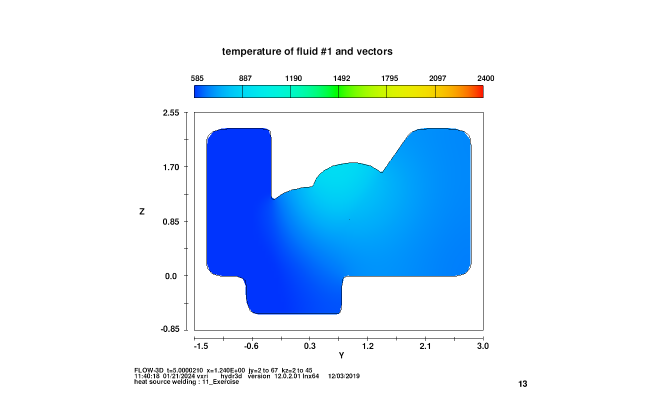
#> input picture 6层9道直焊仿真截面图/raw_images/p4-1.bmp, 1319 x 791 px, found by its file name (shown at 1/2 size)
$ jupyter execute --allow-errors p4-1_fitting.ipynb
#> lines starting #> are read from the running program, lines starting #| are printed output that depends on the picture; long printed decimals are rounded
[cell 1]
# 拟合并且保存图片
import csv
import cv2
import numpy as np
import matplotlib.pyplot as plt
from scipy.optimize import curve_fit
from matplotlib.patches import Circle
import os
# from scipy.optimize import curve_fit

def circle(x, cx, cy, r):
    return np.sqrt(r**2 - (x - cx)**2) + cy

# 读取黑白图片
filename = 'p4-1.bmp'
folder_path = './resized_images/'
# os.path.join(output_path, 'fitted_'+filename)
image = cv2.imread(os.path.join(folder_path, filename), cv2.IMREAD_GRAYSCALE)
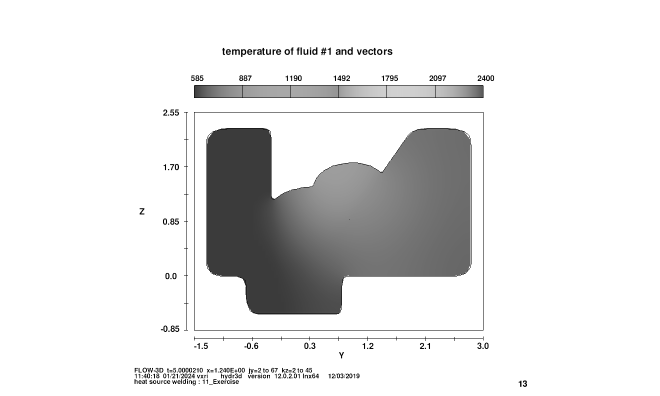
#> image: shape (791, 1319) (shown at 1/2 size); min 0, max 255, mean 228.6
# image = cv2.imread('./cropped/cropped_p2-1_0015.bmp', cv2.IMREAD_GRAYSCALE)
width, length = image.shape
#> width = 791; length = 1319
print(length)
#| 1319

# 定义特定区域的边界框 [start_row:end_row, start_col:end_col]

start_row, end_row = 50, 250  # 请根据实际情况调整
start_col, end_col = 180, 320

scale_factor = 820/528

start_row = int(start_row * scale_factor)
end_row = int(end_row * scale_factor)
start_col = int(start_col * scale_factor)
end_col = int(end_col * scale_factor)

# 裁剪图像
cropped_image = image[start_row:end_row, start_col:end_col]
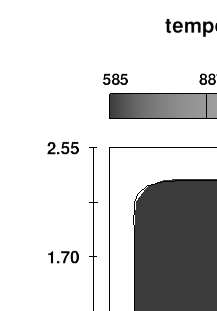
#> cropped_image: shape (311, 217); min 0, max 255, mean 213

# 获取裁剪后图像的形状
rows, cols = cropped_image.shape
#> rows = 311; cols = 217

# 存储每列的第一个黑色点的坐标
first_black_pixels = []

# 遍历每一列
for col in range(cols):
    # 找到当前列中第一个黑色点的行坐标
    black_pixel_row = np.argmax(cropped_image[:, col] == 0)

    # 如果找到了黑色点，则记录坐标
    if black_pixel_row > 0:  # 0 表示未找到黑色点
        # 转换坐标为完整图像坐标
        full_image_row =width - (start_row + black_pixel_row)
        first_black_pixels.append((start_col + col, full_image_row))
#> this loop made 217 passes
#> (black_pixel_row, full_image_row) on passes 52, 55, 65, 66, 68, 78, 90, 91, 92, 93, 94, 95: (255, 459), (145, 569), (259, 455), (252, 462), (254, 460), (254, 460), (147, 567), (147, 567), (147, 567), (147, 567), (147, 567), (147, 567)
#> black_pixel_row on passes 1 to 6: 0, 0, 0, 0, 0, 0
#> after the loop, first_black_pixels = 126 pairs, first value 330 to 495, second value 455 to 695

# 将坐标转换为 NumPy 数组
first_black_pixels = np.array(first_black_pixels)
# print(first_black_pixels)

# 进行圆形拟合
p0 = [np.mean(first_black_pixels[:, 0]), np.mean(first_black_pixels[:, 1]), 150.0]  # 初始猜测值
#> p0 = [430.4, 616.4, 150]
# p0 = [150, 100, 100.0]  # 初始猜测值
params, covariance = curve_fit(circle, first_black_pixels[:, 0], first_black_pixels[:, 1], p0=p0)
#> params = [454.1, 588.3, 124.1]; covariance = [[inf, inf, inf], [inf, inf, inf], [inf, inf, inf]]
fit_errors = np.sqrt(np.diag(covariance))
#> fit_errors = [inf, inf, inf]

# 提取拟合结果
cx, cy, r = params
#> cx = 454.1; cy = 588.3; r = 124.1

# 生成拟合曲线的 x 值范围
fit_x = np.linspace(min(first_black_pixels[:, 0]), max(first_black_pixels[:, 0]), 100)
#> fit_x = 100 values from 330 to 495

# 计算拟合曲线的 y 值
fit_y = circle(fit_x, cx, cy, r)
#> fit_y = 100 values, max 712.4 at index 74, min 588.3 at index 0, mean 691.3

# 显示图像
output_path = './fitted/'

output_filename = os.path.join(output_path, 'fitted_'+filename.replace('bmp','jpg'))

plt.imshow(image, cmap='gray')

# 在坐标轴上画出每列的第一个黑色点的位置
plt.scatter(first_black_pixels[:, 0], width-first_black_pixels[:, 1], color='red', s=5)
# 画出拟合圆
# plt.plot(fit_x, fit_y, color='blue')
circle_patch = Circle((cx, width-cy), r, color='green', fill=False)
plt.gca().add_patch(circle_patch)


scale_factor = 41 / length  # 将369像素映射到29mm
#> scale_factor = 0.0311

# 标记圆心位置
plt.scatter(cx, width-cy, color='green', marker='.')

p1= [9.2, 13.8]
p1_scaled=[0,0]
p1_scaled[0] = (-p1[0]+28)/scale_factor
p1_scaled[1] = width - (p1[1]+6)/scale_factor
print( "焊接位置/mm：", p1[0], p1[1])

print(p1_scaled)
#| [604.810, 154.020]
plt.scatter(p1_scaled[0], p1_scaled[1], color='red', marker='.')

# # 显示图像、黑色像素位置和拟合圆
# plt.axis('equal')
# plt.show()
plt.savefig(output_filename)
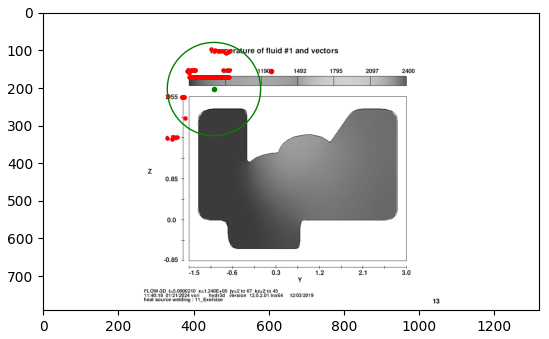
#> figure drawn by matplotlib, 1 panel
print("圆半径",r,"pix")
#| 圆半径 124.102 pix


scaled_first_black_pixels = first_black_pixels * scale_factor
#> scaled_first_black_pixels = 126 pairs, first value 10.26 to 15.39, second value 14.14 to 21.6
# p0_scaled = [175 * scale_factor, 60 * scale_factor, 150.0 * scale_factor]  # 初始猜测值
p0_scaled = [p * scale_factor for p in p0]
#> p0_scaled = [13.38, 19.16, 4.66]
params_scaled, covariance_scaled = curve_fit(circle, scaled_first_black_pixels[:, 0], scaled_first_black_pixels[:, 1], p0=p0_scaled)
#> params_scaled = [14.12, 18.29, 3.86]; covariance_scaled has the same summary as covariance

# 计算标准偏差作为拟合误差的估计
fit_errors_scaled = np.sqrt(np.diag(covariance_scaled))
#> fit_errors_scaled = [inf, inf, inf]

print(f"Circle center (cx/pix, cy/pix): ({cx:.3f} ± {fit_errors[0]:.3f}, {580 - cy:.3f} ± {fit_errors[1]:.3f})")
#| Circle center (cx/pix, cy/pix): (454.102 ± inf, -8.309 ± inf)
print(f"Circle radius (r/pix): {r:.3f} ± {fit_errors[2]:.3f}")
#| Circle radius (r/pix): 124.102 ± inf

print(f"Circle center (cx_scaled/mm, cy_scaled/mm): ({28-cx*scale_factor:.3f} ± {fit_errors_scaled[0]:.3f}, {cy*scale_factor-6:.3f} ± {fit_errors_scaled[1]:.3f})")
#| Circle center (cx_scaled/mm, cy_scaled/mm): (13.885 ± inf, 12.287 ± inf)
print(f"Circle radius (r_scaled/mm): {r*scale_factor:.3f} ± {fit_errors_scaled[2]:.3f}")
#| Circle radius (r_scaled/mm): 3.858 ± inf

print(f"relative error: {100 * fit_errors_scaled[0]/(28-cx*scale_factor):.3f}, {100 * fit_errors_scaled[1]/(cy*scale_factor-6):.3f}, {100 * fit_errors_scaled[2]/(r*scale_factor):.3f}")
#| relative error: inf, inf, inf


# cv2.imwrite(output_filename, image)

[cell 2]
import cv2
import numpy as np
import matplotlib.pyplot as plt
from scipy.optimize import curve_fit
from matplotlib.patches import Circle
# from scipy.optimize import curve_fit

def circle(x, cx, cy, r):
    return np.sqrt(r**2 - (x - cx)**2) + cy

# 读取黑白图片
image = cv2.imread('./ppt_2/p4-1.bmp', cv2.IMREAD_GRAYSCALE)
width, length = image.shape
print(width)
#| 791

# 定义特定区域的边界框 [start_row:end_row, start_col:end_col]

start_row, end_row = 50, 250  # 请根据实际情况调整
start_col, end_col = 180, 320
# imgcrop = image.crop((start_row, start_col, end_row, end_col))
# plt.imshow(imgcrop)

# 裁剪图像
cropped_image = image[start_row:end_row, start_col:end_col]
#> cropped_image: shape (200, 140); every value is 255
plt.imshow(cropped_image)

[cell 3]
# 拟合并且保存图片
import csv
import cv2
import numpy as np
import matplotlib.pyplot as plt
from scipy.optimize import curve_fit
from matplotlib.patches import Circle
import os
# from scipy.optimize import curve_fit

def circle(x, cx, cy, r):
    return np.sqrt(r**2 - (x - cx)**2) + cy

# 读取黑白图片
filename = 'p4-1.bmp'
folder_path = './resized_images/'
# os.path.join(output_path, 'fitted_'+filename)
image = cv2.imread(os.path.join(folder_path, filename), cv2.IMREAD_GRAYSCALE)
# image = cv2.imread('./cropped/cropped_p2-1_0015.bmp', cv2.IMREAD_GRAYSCALE)
width, length = image.shape
print(length)
#| 1319

# 定义特定区域的边界框 [start_row:end_row, start_col:end_col]
start_row, end_row = 50, 250  # 请根据实际情况调整
start_col, end_col = 180, 320

scale_factor = 820/528

start_row = int(start_row * scale_factor)
end_row = int(end_row * scale_factor)
start_col = int(start_col * scale_factor)
end_col = int(end_col * scale_factor)

# 裁剪图像
cropped_image = image[start_row:end_row, start_col:end_col]

# 获取裁剪后图像的形状
rows, cols = cropped_image.shape

# 存储每列的第一个黑色点的坐标
first_black_pixels = []

# 遍历每一列
for col in range(cols):
    # 找到当前列中第一个黑色点的行坐标
    black_pixel_row = np.argmax(cropped_image[:, col] == 0)

    # 如果找到了黑色点，则记录坐标
    if black_pixel_row > 0:  # 0 表示未找到黑色点
        # 转换坐标为完整图像坐标
        full_image_row =width - (start_row + black_pixel_row)
        first_black_pixels.append((start_col + col, full_image_row))

# 将坐标转换为 NumPy 数组
first_black_pixels = np.array(first_black_pixels)
# print(first_black_pixels)

# 进行圆形拟合
p0 = [np.mean(first_black_pixels[:, 0]), np.mean(first_black_pixels[:, 1])-200, 200.0]  # 初始猜测值
#> p0 = [430.4, 416.4, 200]
# p0 = [150, 100, 100.0]  # 初始猜测值
params, covariance = curve_fit(circle, first_black_pixels[:, 0], first_black_pixels[:, 1], p0=p0)
#> params = [516.4, 458.9, 186.4]
fit_errors = np.sqrt(np.diag(covariance))

# 提取拟合结果
cx, cy, r = params
#> cx = 516.4; cy = 458.9; r = 186.4

# 生成拟合曲线的 x 值范围
fit_x = np.linspace(min(first_black_pixels[:, 0]), max(first_black_pixels[:, 0]), 100)

# 计算拟合曲线的 y 值
fit_y = circle(fit_x, cx, cy, r)
#> fit_y = 100 values from 458.9 to 644

# 显示图像
output_path = './fitted/'

output_filename = os.path.join(output_path, 'fitted_'+filename.replace('bmp','jpg'))

plt.imshow(image, cmap='gray')

# 在坐标轴上画出每列的第一个黑色点的位置
plt.scatter(first_black_pixels[:, 0], width-first_black_pixels[:, 1], color='red', s=20)
# 画出拟合圆
# plt.plot(fit_x, fit_y, color='red')
# circle_patch = Circle((cx, width-cy), r, color='green', fill=False)
circle_patch = Circle((cx, width-cy), r, color='green', fill=False, linewidth=3)
plt.gca().add_patch(circle_patch)


scale_factor = 41 / length  # 将369像素映射到29mm

# 标记圆心位置
plt.scatter(cx, width-cy, color='green', marker='.', s=150)

p1= [9.2, 13.8]
p1_scaled=[0,0]
p1_scaled[0] = (-p1[0]+28)/scale_factor
p1_scaled[1] = width - (p1[1]+6)/scale_factor
print( "焊接位置/mm：", p1[0], p1[1])

print(p1_scaled)
#| [604.810, 154.020]
# plt.scatter(p1_scaled[0], p1_scaled[1], color='red', marker='.', s=100)
# plt.scatter(p1_scaled[0], p1_scaled[1], color='red', marker='o', s=100, edgecolors='black', linewidth=1.5)
circle_patch = Circle((p1_scaled[0], p1_scaled[1]), radius=15, color='red', fill=False)
plt.gca().add_patch(circle_patch)
plt.scatter(p1_scaled[0], p1_scaled[1], color='red', marker='x', s=75)
# plt.axis('off')
# # 显示图像、黑色像素位置和拟合圆
# plt.axis('equal')
# plt.show()
plt.savefig(output_filename)
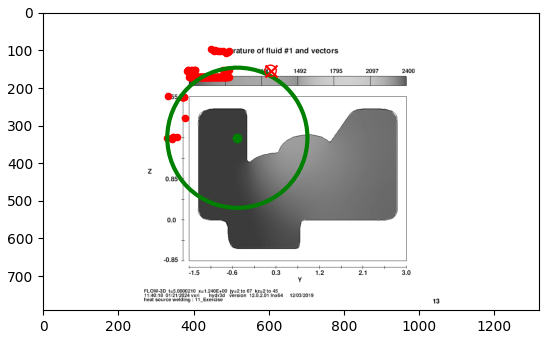
#> figure drawn by matplotlib, 1 panel
print("圆半径",r,"pix")
#| 圆半径 186.372 pix


scaled_first_black_pixels = first_black_pixels * scale_factor
# p0_scaled = [175 * scale_factor, 60 * scale_factor, 150.0 * scale_factor]  # 初始猜测值
p0_scaled = [p * scale_factor for p in p0]
#> p0_scaled = [13.38, 12.94, 6.22]
params_scaled, covariance_scaled = curve_fit(circle, scaled_first_black_pixels[:, 0], scaled_first_black_pixels[:, 1], p0=p0_scaled)
#> params_scaled = [16.05, 14.26, 5.79]

# 计算标准偏差作为拟合误差的估计
fit_errors_scaled = np.sqrt(np.diag(covariance_scaled))

print(f"Circle center (cx/pix, cy/pix): ({cx:.3f} ± {fit_errors[0]:.3f}, {580 - cy:.3f} ± {fit_errors[1]:.3f})")
#| Circle center (cx/pix, cy/pix): (516.372 ± inf, 121.142 ± inf)
print(f"Circle radius (r/pix): {r:.3f} ± {fit_errors[2]:.3f}")
#| Circle radius (r/pix): 186.372 ± inf

print(f"Circle center (cx_scaled/mm, cy_scaled/mm): ({28-cx*scale_factor:.3f} ± {fit_errors_scaled[0]:.3f}, {cy*scale_factor-6:.3f} ± {fit_errors_scaled[1]:.3f})")
#| Circle center (cx_scaled/mm, cy_scaled/mm): (11.949 ± inf, 8.263 ± inf)
print(f"Circle radius (r_scaled/mm): {r*scale_factor:.3f} ± {fit_errors_scaled[2]:.3f}")
#| Circle radius (r_scaled/mm): 5.793 ± inf

print(f"relative error: {100 * fit_errors_scaled[0]/(28-cx*scale_factor):.3f}, {100 * fit_errors_scaled[1]/(cy*scale_factor-6):.3f}, {100 * fit_errors_scaled[2]/(r*scale_factor):.3f}")
#| relative error: inf, inf, inf


# cv2.imwrite(output_filename, image)

[cell 4]
import matplotlib.pyplot as plt
plt.rc('font',family='Times New Roman')

plt.rcParams.update({'font.size': 9})
# plt.figure(figsize=(2.1, 2), dpi=300)
# plt.gca().set_aspect('equal', adjustable='box')
fig, axes = plt.subplots(figsize=(2.1, 2), dpi=300)


height, width = image.shape
#> height = 791; width = 1319
print(width)  # 打印图像的宽度
#| 1319

new_height = height + 71
#> new_height = 862

# 创建一个新的行，填充为255，长度为图像的宽度
new_row = np.ones((71, width)) * 255

# 添加新的行到图像数组的顶部
image = np.vstack((new_row, image))
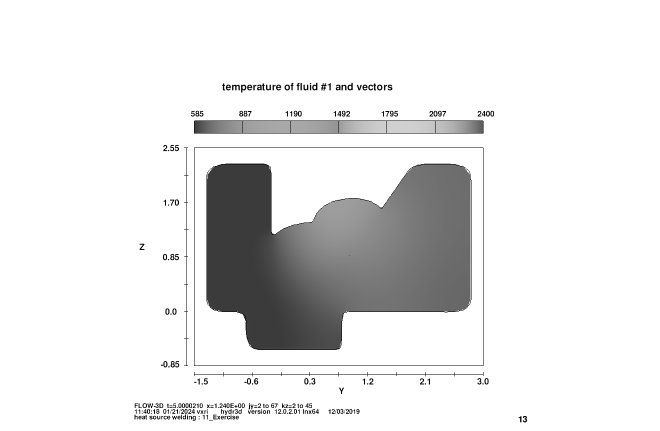
#> image: shape (862, 1319) float64 (shown at 1/2 size); min 0, max 255, mean 230.7

# 创建一个新的行，填充为255，长度为图像的宽度
#> (the rest of this cell did not finish here and is left out)
